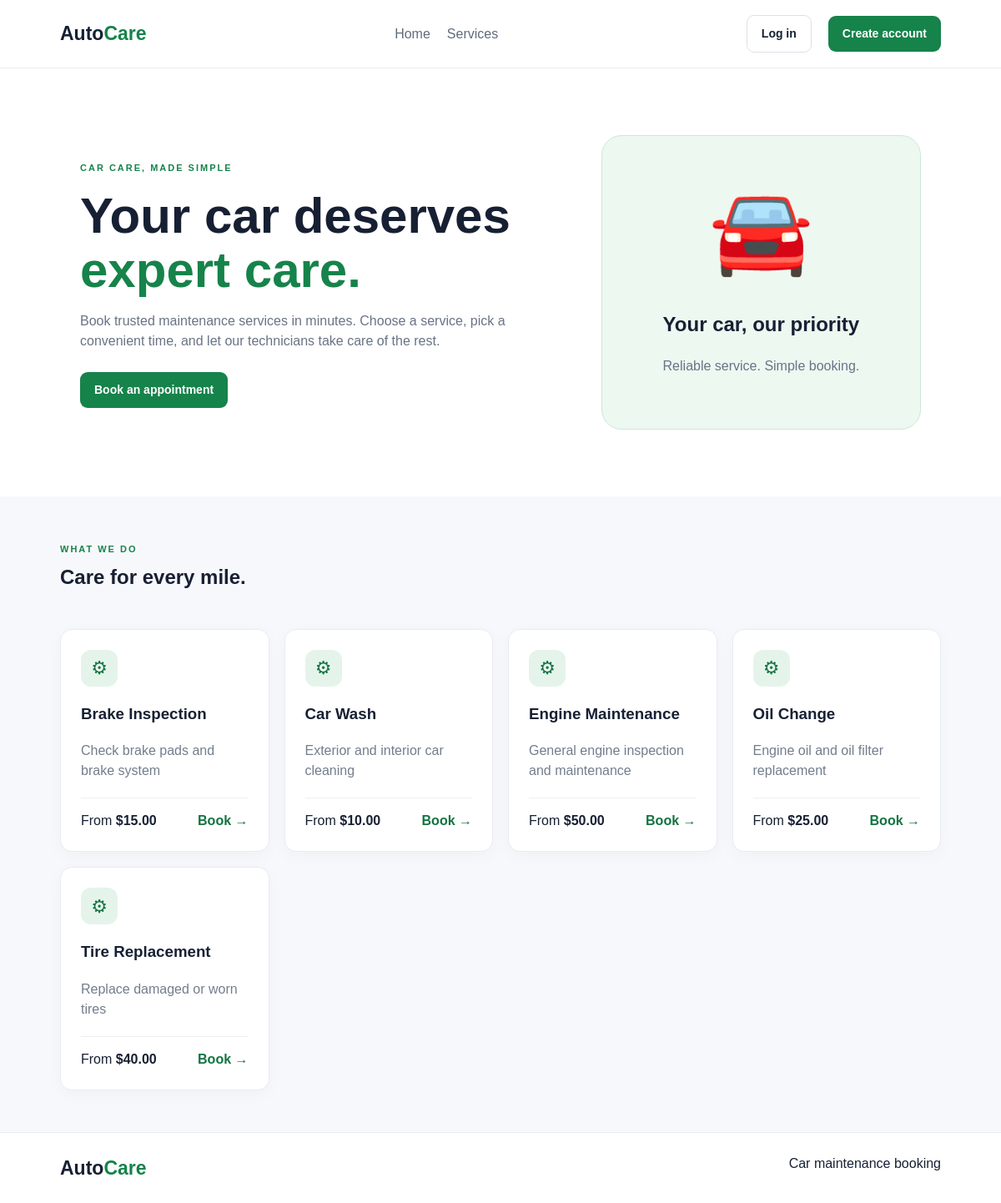
The page / on the database its author committed.
### tables this page shows
CREATE TABLE `services` (
  `id` int(11) NOT NULL,
  `name` varchar(100) NOT NULL,
  `description` text NOT NULL,
  `price` decimal(10,2) NOT NULL,
  `is_active` tinyint(4) NOT NULL
);

### classes/Service.php (called while the page is built, shortened)
<?php
require_once __DIR__ . "/../DB/config.php";
class Service
{
    private $database;
    public function __construct()
    {
        $this->database = new Db();
    }
    public function getAll()
    {
        return $this->database->run_query(
            "SELECT * FROM services WHERE is_active = 1 ORDER BY name"
        )->fetchAll();
    }
}
?>

### DB/config.php (called while the page is built)
<?php
class Db {
    private $db;
    public function __construct() {
        $this->db = new PDO(
            "mysql:host=localhost;dbname=car_maintenance_booking;charset=utf8mb4",
            "root",
            "",
            [PDO::ATTR_ERRMODE => PDO::ERRMODE_EXCEPTION, PDO::ATTR_DEFAULT_FETCH_MODE => PDO::FETCH_ASSOC]
        );
    }
    public function run_query(string $query, array $param = []) {
        $stmt = $this->db->prepare($query);
        $stmt->execute($param);
        return $stmt;
    }
   }
?>

### includes.php (called while the page is built, shortened)
<?php
function e($value)
{
    return htmlspecialchars((string)$value, ENT_QUOTES, 'UTF-8');
}
?>

### index.php (the view, shortened to what this page needs)
<?php
require_once 'includes.php';
require_once 'classes/Service.php';
$services = (new Service())->getAll();
?>
<!doctype html>
<html lang="en">
    <head>
        <link rel="stylesheet" href="assets/style.css?v=20261023-r2" />
    </head>
    <body>
        <header class="site-header">
            <a class="brand" href="index.php">Auto<span>Care</span></a>
            <nav>
                <a href="index.php">Home</a><a href="#services">Services</a><?php if (!empty($_SESSION['user_id'])): ?><a href="my-bookings.php">My bookings</a><?php endif; ?>
            </nav>
            <div class="header-actions">
                <?php if (!empty($_SESSION['user_id'])): ?><a class="btn btn-outline" href="logout.php">Log out</a><?php else: ?><a class="btn btn-outline" href="login.php">Log in</a><a class="btn btn-primary" href="register.php">Create account</a><?php endif; ?>
            </div>
        </header>
        <main>
            <section class="hero">
                <div>
                    <span class="eyebrow">CAR CARE, MADE SIMPLE</span>
                    <h1>Your car deserves <span>expert care.</span></h1>
                    <p>
                        Book trusted maintenance services in minutes. Choose a service, pick a convenient time, and let
                        our technicians take care of the rest.
                    </p>
                    <a class="btn btn-primary" href="<?= !empty($_SESSION['user_id']) ? 'my-bookings.php' : 'login.php' ?>">Book an appointment</a>
                </div>
                <div class="hero-card">
                    <div class="car-emoji">🚘</div>
                    <h2>Your car, our priority</h2>
                    <p>Reliable service. Simple booking.</p>
                </div>
            </section>
            <section class="section" id="services">
                <div class="section-heading">
                    <div>
                        <span class="eyebrow">WHAT WE DO</span>
                        <h2>Care for every mile.</h2>
                    </div>
                </div>
                <div class="service-grid">
                    <?php foreach ($services as $service): ?><article class="service-card">
                        <span class="service-icon">⚙</span>
                        <h3><?= e($service['name']) ?></h3>
                        <p><?= e($service['description']) ?></p>
                        <div class="service-bottom">
                            <span>From <strong>$<?= e($service['price']) ?></strong></span
                            ><a href="<?= !empty($_SESSION['user_id']) ? 'my-bookings.php' : 'login.php' ?>">Book →</a>
                        </div>
                    </article><?php endforeach; ?>
                </div>
            </section>
        </main>
        <footer class="footer">
            <a class="brand" href="index.php">Auto<span>Care</span></a
            ><span>Car maintenance booking</span>
        </footer>
    </body>
</html>

### assets/style.css (style rules this page uses)
* { box-sizing:border-box }
body { margin:0;font-family:Arial,Helvetica,sans-serif;color:#172033;background:#f7f8fb;line-height:1.5 }
a { color:inherit;text-decoration:none }
.site-header { display:flex;align-items:center;justify-content:space-between;gap:24px;padding:18px 6%;background:#fff;border-bottom:1px solid #e9edf3;flex-wrap:wrap }
.brand { font-size:23px;font-weight:800;color:#172033 }
.brand span { color:#16834a }
.site-header nav,.header-actions { display:flex;align-items:center;gap:20px }
.site-header nav a { color:#606b7c }
.btn { display:inline-block;border:0;border-radius:9px;padding:11px 17px;font-weight:700;cursor:pointer;font-size:14px }
.btn-primary { background:#16834a;color:white }
.btn-outline { border:1px solid #dce1e8;background:white }
.hero { padding:80px 8%;display:grid;grid-template-columns:1.2fr .8fr;gap:50px;align-items:center;background:#fff }
.hero h1 { font-size:clamp(36px,5vw,60px);line-height:1.08;margin:15px 0 }
.hero h1 span { color:#16834a }
.hero p { max-width:550px;color:#697386;margin-bottom:25px }
.eyebrow { font-size:11px;font-weight:800;letter-spacing:2px;color:#16834a }
.hero-card { padding:38px;background:#edf8f1;border:1px solid #cce8d6;border-radius:24px;text-align:center }
.car-emoji { font-size:100px }
.section,.dashboard-wrap { padding:50px 6%;max-width:1400px;margin:auto }
.section-heading,.page-title-row { display:flex;justify-content:space-between;align-items:center;margin-bottom:24px;gap:20px }
.section h2,.panel h2 { margin:5px 0 20px }
.service-grid { display:grid;grid-template-columns:repeat(auto-fit,minmax(220px,1fr));gap:18px }
.service-card,.panel,.auth-card { background:#fff;border:1px solid #e8ebf1;border-radius:14px;padding:24px;box-shadow:0 5px 20px #18233a08 }
.service-icon { display:inline-grid;place-items:center;background:#e5f4eb;color:#137440;border-radius:12px;width:44px;height:44px;font-size:22px }
.service-card p,.page-title-row p,.auth-card p { color:#737d8d }
.service-bottom { display:flex;justify-content:space-between;border-top:1px solid #edf0f4;padding-top:15px;margin-top:20px }
.service-bottom a { color:#137440;font-weight:bold }
.footer { padding:25px 6%;display:flex;justify-content:space-between;gap:20px;flex-wrap:wrap;background:#fff;border-top:1px solid #e8ebf1 }

### rows shown on the page
services: name "Brake Inspection", description "Check brake pads and brake system", price "15.00"
services: name "Car Wash", description "Exterior and interior car cleaning", price "10.00"
services: name "Engine Maintenance", description "General engine inspection and maintenance", price "50.00"
services: name "Oil Change", description "Engine oil and oil filter replacement", price "25.00"
services: name "Tire Replacement", description "Replace damaged or worn tires", price "40.00"
